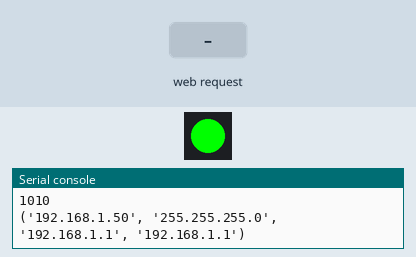
The program below on a simulated MicroPython board. Parts: 1 RGB LEDs in strip order, left to right, the last lines printed to the serial console. The inputs (shaded band) are chosen by the test bench. WiFi joins after 1.5 s; a WiFi scan finds one network, HomeNet.

Above: at 6.2 s.
6.3 s: HTTP request GET /cafetera=on received
At 7.5 s:
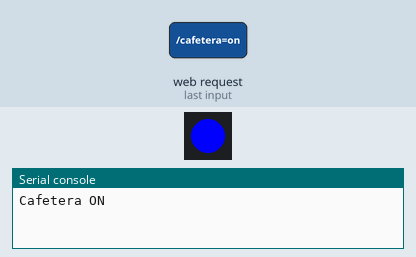
7.8 s: HTTP request GET /cafetera=off received
At 8.6 s:
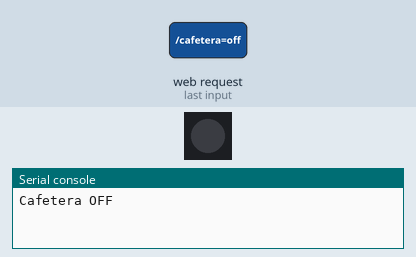
9.3 s: HTTP request GET /cocina=on received
At 9.8 s:
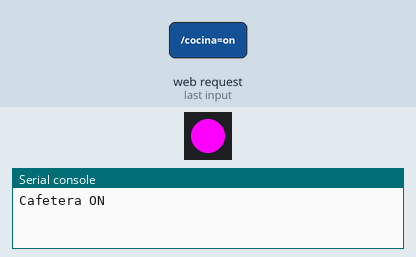
Timing chart, 0 to 12.3 s (numbered marks = the images above; inputs shaded):
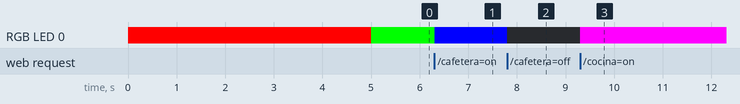

Measured:
- after the input at 6.3 s, RGB LED 0: RGB(0, 255, 0) → RGB(0, 0, 255) at once
- after the input at 7.8 s, RGB LED 0: RGB(0, 0, 255) → off at once
- after the input at 9.3 s, RGB LED 0: off → RGB(255, 0, 255) at once

The program:

network-Ejemplo.py
```python
import network
from machine import Pin
import time
from neopixel import NeoPixel
import socket

NUM_OF_LED = 1
np = NeoPixel(Pin(23), NUM_OF_LED)
np[0] = (255,0,0)
np.write()
wlan = network.WLAN(network.STA_IF) # create station interface
wlan.active(True)       # activate the interface
wifi_list=wlan.scan()             # scan for access points
# wlan.isconnected()      # check if the station is connected to an AP
# wlan.connect('essid', 'password') # connect to an AP
# wlan.config('mac')      # get the interface's MAC address
# wlan.ifconfig()         # get the interface's IP/netmask/gw/DNS addresses

for item in wifi_list:
    print('Red ' + str(item[0]) + ' Canal ' +str(item[2]) + ' signal ' + str(item[3]))


def wifiConect():
    while not wlan.isconnected():
        print('Conectando')
        time.sleep(1)
        print(wlan.status())
        if wlan.status() == 1001:
            pass
        else:
            wlan.connect('FAMILIA GORDILLO 2.4','gordillo2089')
    np[0] = (0,255,0)
    np.write()

if not wlan.isconnected():
    wifiConect()
else:
    np[0] = (0,255,0)
    np.write()

print(wlan.ifconfig())


#Pagina web
def web_page():
    html = """<html>
            <head>
                <title>MicroTutoriales DC</title>
                <meta http-equiv="Content-Type" content="text/html;charset=UTF-8">
                <meta name="viewport" content="width=device-width, initial-scale=1">
                <link rel="stylesheet" href="https://stackpath.bootstrapcdn.com/bootstrap/4.3.1/css/bootstrap.min.css" integrity="sha384-ggOyR0iXCbMQv3Xipma34MD+dH/1fQ784/j6cY/iJTQUOhcWr7x9JvoRxT2MZw1T" crossorigin="anonymous">
            </head>

            <body>
                <!-- Image and text -->
                <nav class="navbar navbar-danger bg-danger">
                    <a class="navbar-brand" href="#">
                        <img src="https://microtutorialesdc.com/images/logo.png" width="250" height="30" class="d-inline-block align-top" alt="">
                        <span class="text-white">Monitoring</span>
                    </a>
                </nav>

                <div class="container">
                    <div class="row">
                        <div class="col-sm-12 col-md-4">
                            <div class="card" style="width: 18rem;">
                                <img src="https://proxy.duckduckgo.com/iu/?u=https%3A%2F%2Fwww.sanborns.com.mx%2Fimagenes-sanborns-ii%2F1200%2F8414234997661.jpg&f=1&nofb=1" class="card-img-top" width="500" height="300">
                                <div class="card-body">
                                    <h5 class="card-title">Cafetera</h5>
                                    <p class="card-text">El control est谩 en tus manos.</p>
                                    <a href="/cafetera=on" class="btn btn-success">ON</a>
                                    <a href="/cafetera=off" class="btn btn-danger">OFF</a>
                                </div>
                            </div>
                        </div>
                        <div class="col-sm-12 col-md-4">
                            <div class="card" style="width: 18rem;">
                                <img src="https://proxy.duckduckgo.com/iu/?u=https%3A%2F%2Fwww.elmueble.com%2Fmedio%2F2017%2F03%2F24%2Fcocina-abierta-al-comedor_079688cd.jpg&f=1&nofb=1" class="card-img-top" width="500" height="300">
                                <div class="card-body">
                                    <h5 class="card-title">Iluminaci贸n de Cocina</h5>
                                    <p class="card-text">El control est谩 en tus manos.</p>
                                    <a href="/cocina=on" class="btn btn-success">ON</a>
                                    <a href="/cocina=off" class="btn btn-danger">OFF</a>
                                </div>
                            </div>
                        </div>
                    </div>
                </div>

                <script src="https://code.jquery.com/jquery-3.3.1.slim.min.js" integrity="sha384-q8i/X+965DzO0rT7abK41JStQIAqVgRVzpbzo5smXKp4YfRvH+8abtTE1Pi6jizo" crossorigin="anonymous"></script>
                <script src="https://cdnjs.cloudflare.com/ajax/libs/popper.js/1.14.7/umd/popper.min.js" integrity="sha384-UO2eT0CpHqdSJQ6hJty5KVphtPhzWj9WO1clHTMGa3JDZwrnQq4sF86dIHNDz0W1" crossorigin="anonymous"></script>
                <script src="https://stackpath.bootstrapcdn.com/bootstrap/4.3.1/js/bootstrap.min.js" integrity="sha384-JjSmVgyd0p3pXB1rRibZUAYoIIy6OrQ6VrjIEaFf/nJGzIxFDsf4x0xIM+B07jRM" crossorigin="anonymous"></script>
            </body>
            </html>"""
    return html

tcp_socket = socket.socket(socket.AF_INET, socket.SOCK_STREAM)
tcp_socket.bind(('', 80))
tcp_socket.listen(3)


while True:
    conn, addr = tcp_socket.accept()
    print('Nueva conexion desde:  %s' % str(addr))
    request = conn.recv(1024)
    print('Solicitud = %s' % str(request))
    request = str(request)
    if request.find('/cafetera=on') == 6:
        print('Cafetera ON')
        np[0] = (0,0,255)
        np.write()
    if request.find('/cafetera=off') == 6:
        print('Cafetera OFF')
        np[0] = (0,0,0)
        np.write()
    if request.find('/cocina=on') == 6:
        print('Cafetera ON')
        np[0] = (255,0,255)
        np.write()
    if request.find('/cocina=off') == 6:
        print('Cafetera OFF')
        np[0] = (0,0,0)
        np.write()

    #Mostrar Página
    response = web_page()
    conn.send('HTTP/1.1 200 OK\n')
    conn.send('Content-Type: text/html\n')
    conn.send('Connection: close\n\n')
    conn.sendall(response)
    conn.close()


                            
```
